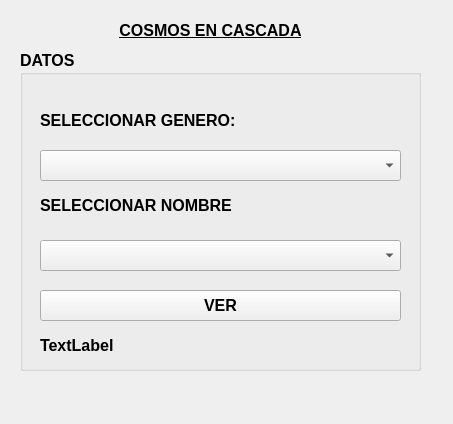
<?xml version="1.0" encoding="UTF-8"?>
<ui version="4.0">
 <class>MainWindow</class>
 <widget class="QMainWindow" name="MainWindow">
  <property name="geometry">
   <rect>
    <x>0</x>
    <y>0</y>
    <width>453</width>
    <height>424</height>
   </rect>
  </property>
  <property name="windowTitle">
   <string>MainWindow</string>
  </property>
  <widget class="QWidget" name="centralwidget">
   <widget class="QLabel" name="label">
    <property name="geometry">
     <rect>
      <x>100</x>
      <y>10</y>
      <width>221</width>
      <height>41</height>
     </rect>
    </property>
    <property name="font">
     <font>
      <pointsize>12</pointsize>
      <weight>75</weight>
      <bold>true</bold>
      <underline>true</underline>
     </font>
    </property>
    <property name="text">
     <string>COSMOS EN CASCADA</string>
    </property>
    <property name="alignment">
     <set>Qt::AlignCenter</set>
    </property>
   </widget>
   <widget class="QGroupBox" name="groupBox">
    <property name="geometry">
     <rect>
      <x>20</x>
      <y>50</y>
      <width>401</width>
      <height>321</height>
     </rect>
    </property>
    <property name="font">
     <font>
      <pointsize>12</pointsize>
      <weight>75</weight>
      <bold>true</bold>
     </font>
    </property>
    <property name="title">
     <string>DATOS</string>
    </property>
    <widget class="QLabel" name="label_2">
     <property name="geometry">
      <rect>
       <x>20</x>
       <y>50</y>
       <width>371</width>
       <height>41</height>
      </rect>
     </property>
     <property name="text">
      <string>SELECCIONAR GENERO:</string>
     </property>
    </widget>
    <widget class="QLabel" name="label_3">
     <property name="geometry">
      <rect>
       <x>20</x>
       <y>140</y>
       <width>361</width>
       <height>31</height>
      </rect>
     </property>
     <property name="text">
      <string>SELECCIONAR NOMBRE</string>
     </property>
    </widget>
    <widget class="QPushButton" name="BTNVER">
     <property name="geometry">
      <rect>
       <x>20</x>
       <y>240</y>
       <width>361</width>
       <height>31</height>
      </rect>
     </property>
     <property name="text">
      <string>VER</string>
     </property>
    </widget>
    <widget class="QComboBox" name="CBOGENERO">
     <property name="geometry">
      <rect>
       <x>20</x>
       <y>100</y>
       <width>361</width>
       <height>31</height>
      </rect>
     </property>
    </widget>
    <widget class="QComboBox" name="CBONOMBRE">
     <property name="geometry">
      <rect>
       <x>20</x>
       <y>190</y>
       <width>361</width>
       <height>31</height>
      </rect>
     </property>
    </widget>
    <widget class="QLabel" name="LBLRESULTADO">
     <property name="geometry">
      <rect>
       <x>20</x>
       <y>280</y>
       <width>321</width>
       <height>31</height>
      </rect>
     </property>
     <property name="text">
      <string>TextLabel</string>
     </property>
    </widget>
   </widget>
  </widget>
 </widget>
 <resources/>
 <connections/>
</ui>
